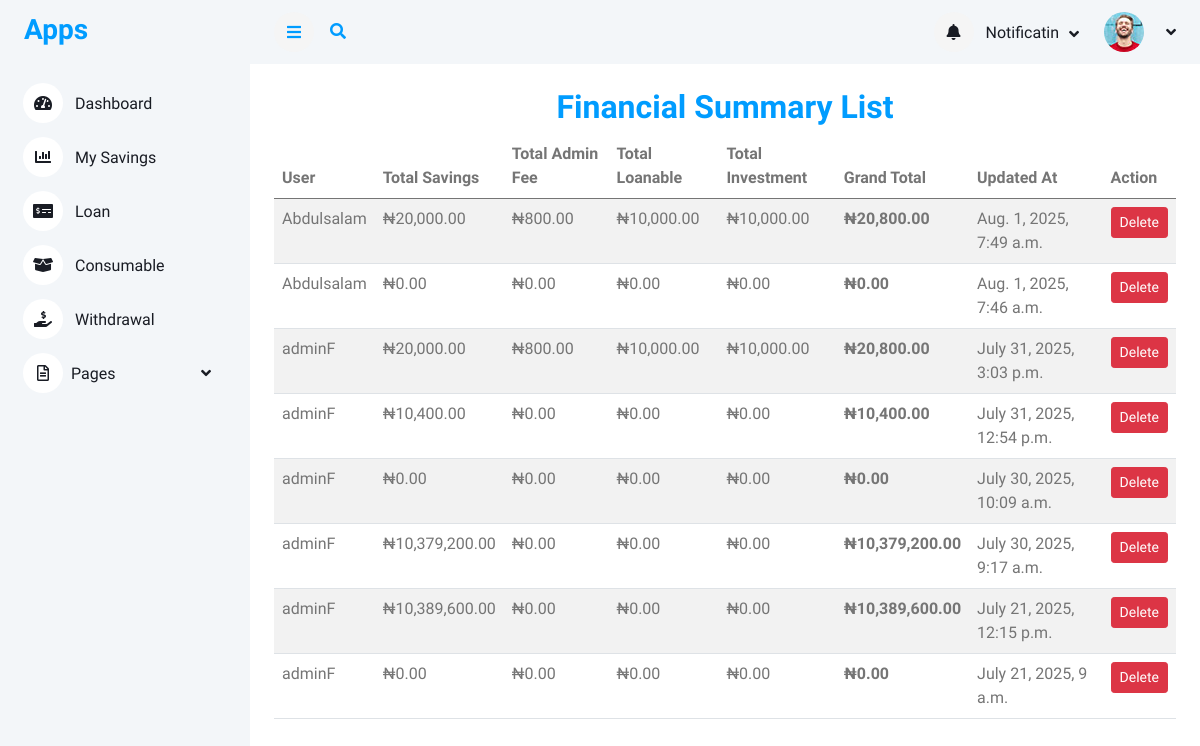
The app's page /financialsummary/financial_list/ with its own data.
### financialsummary/models.py (models this page shows, shortened)
class FinancialSummary(models.Model):
    user = models.ForeignKey(User,on_delete=models.CASCADE,related_name="financial_summaries")
    total_savings = models.DecimalField(max_digits=12, decimal_places=2, default=Decimal('0.00'))
    total_interest = models.DecimalField(max_digits=12, decimal_places=2, default=Decimal('0.00'))
    total_loanable = models.DecimalField(max_digits=12, decimal_places=2, default=Decimal('0.00'))
    total_investment = models.DecimalField(max_digits=12, decimal_places=2, default=Decimal('0.00'))
    grand_total = models.DecimalField(max_digits=15, decimal_places=2, default=Decimal('0.00'))
    created_at = models.DateTimeField(auto_now_add=True)
    updated_at = models.DateTimeField(auto_now=True)
    class Meta:
        verbose_name = "Financial Summary"
        verbose_name_plural = "Financial Summaries"
        ordering = ['-created_at']

### accounts/models.py (models this page shows, shortened)
class User(AbstractUser):
    first_name = models.CharField(max_length=100)
    last_name = models.CharField(max_length=100)
    other_name = models.CharField(max_length=100)
    date_of_birth = models.DateField(blank=True,null=True)
    username = models.CharField(max_length=100, unique=True)
    savings = models.IntegerField(blank=True,null=True)
    account_type = models.CharField(max_length=100,blank=True,null=True)
    department = models.CharField(max_length=100)
    unit = models.CharField(max_length=100)
    gender = models.ForeignKey(Gender, on_delete=models.CASCADE, blank=True, null=True)
    group = models.ForeignKey(UserGroup, on_delete=models.CASCADE, blank=True, null=True)
    marital_status = models.ForeignKey(MaritalStatus,on_delete=models.SET_NULL, null=True, blank=True)
    religion = models.ForeignKey(Religion, on_delete=models.SET_NULL, null=True, blank=True,)
    passport = models.ImageField(upload_to='passport', blank=True, null=True)
    phone1 = models.CharField(max_length=15,null=True, blank=True)
    phone2 = models.CharField(max_length=15, null=True, blank=True)
    email = models.EmailField(blank=True, null=True)
    member_number = models.CharField(max_length=100)

### financialsummary/views.py (the view)
# urls.py: path('financial_list/', views.list_financial_summaries, name='financial_list'),
def list_financial_summaries(request):
    summaries = FinancialSummary.objects.select_related('user').all()
    context = {'summaries': summaries}
    return render(request, 'financial/summary_list.html', context)

### templates/financial/summary_list.html (shortened to what this page needs)
{% extends 'base/base.html' %}
{% load humanize %}
{% block content %}
<div class="container-fluid mt-4 px-4">
    <h2 class="text-center text-primary">Financial Summary List</h2>
    <div class="table-responsive">
        <table class="table table-striped">
            <thead>
                <tr>
                    <th>User</th>
                    <th>Total Savings</th>
                    <th>Total Admin Fee</th>
                    <th>Total Loanable</th>
                    <th>Total Investment</th>
                    <th>Grand Total</th>
                    <th>Updated At</th>
                    <th>Action</th>
                </tr>
            </thead>
            <tbody>
                {% for summary in summaries %}
                <tr>
                    <td>{{ summary.user.first_name|default:"(No User)" }}</td>
                    <td>&#8358;{{ summary.total_savings|intcomma }}</td>
                    <td>&#8358;{{ summary.total_interest|intcomma }}</td>
                    <td>&#8358;{{ summary.total_loanable|intcomma }}</td>
                    <td>&#8358;{{ summary.total_investment|intcomma }}</td>
                    <td><strong>&#8358;{{ summary.grand_total|intcomma }}</strong></td>
                    <td>{{ summary.updated_at }}</td>
                    <td>
                        <button class="btn btn-danger btn-sm" data-bs-toggle="modal" data-bs-target="#deleteModal{{ summary.pk }}">
                            Delete
                        </button>
                    </td>
                </tr>
                {% empty %}
                <tr>
                    <td colspan="8">No financial summaries available.</td>
                </tr>
                {% endfor %}
            </tbody>
        </table>
    </div>
</div>
{% endblock content %}

### static/css/style.css (style rules this page uses)
:root { --primary: #009CFF; --light: #F3F6F9; --dark: #191C24; }
.btn { transition: .5s; }

### records on screen
FinancialSummary: user.first_name "Abdulsalam", total_savings "20,000.00", total_interest "800.00", total_loanable "10,000.00", total_investment "10,000.00", grand_total "20,800.00", updated_at "Aug. 1, 2025, 7:49 a.m."
FinancialSummary: user.first_name "Abdulsalam", total_savings "0.00", total_interest "0.00", total_loanable "0.00", total_investment "0.00", grand_total "0.00", updated_at "Aug. 1, 2025, 7:46 a.m."
FinancialSummary: user.first_name "adminF", total_savings "20,000.00", total_interest "800.00", total_loanable "10,000.00", total_investment "10,000.00", grand_total "20,800.00", updated_at "July 31, 2025, 3:03 p.m."
FinancialSummary: user.first_name "adminF", total_savings "10,400.00", total_interest "0.00", total_loanable "0.00", total_investment "0.00", grand_total "10,400.00", updated_at "July 31, 2025, 12:54 p.m."
FinancialSummary: user.first_name "adminF", total_savings "0.00", total_interest "0.00", total_loanable "0.00", total_investment "0.00", grand_total "0.00", updated_at "July 30, 2025, 10:09 a.m."
FinancialSummary: user.first_name "adminF", total_savings "10,379,200.00", total_interest "0.00", total_loanable "0.00", total_investment "0.00", grand_total "10,379,200.00", updated_at "July 30, 2025, 9:17 a.m."
FinancialSummary: user.first_name "adminF", total_savings "10,389,600.00", total_interest "0.00", total_loanable "0.00", total_investment "0.00", grand_total "10,389,600.00", updated_at "July 21, 2025, 12:15 p.m."
FinancialSummary: user.first_name "adminF", total_savings "0.00", total_interest "0.00", total_loanable "0.00", total_investment "0.00", grand_total "0.00", updated_at "July 21, 2025, 9 a.m."
